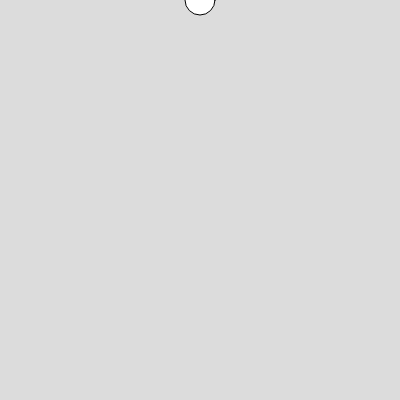
Frame 1 (no input)
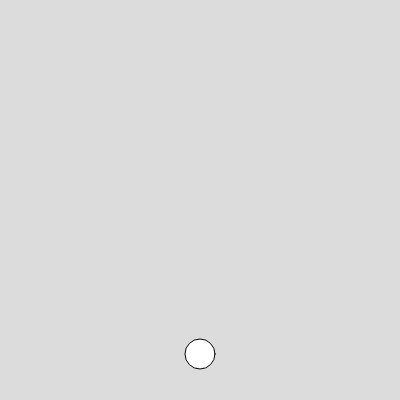
Frame 60 (no input)
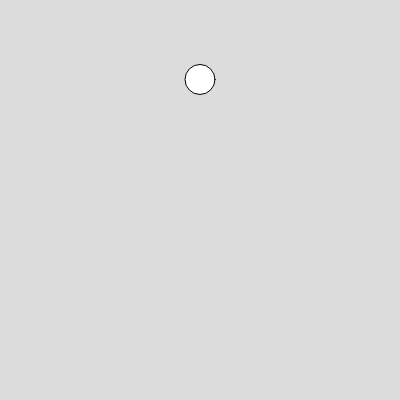
Frame 120 (the mouse pressed at the canvas centre since frame 60)

The p5.js sketch that drew these frames (run headless with seeded random() and noise() and a simulated clock; from frame 60 on, the mouse is pressed at the canvas centre):

// p5.js sketch
// ── sketch.js
let ball;

function setup() {
  createCanvas(400, 400);
  ball = new Ball();
}

function draw() {
  translate(width / 2, 0);
  background(220);
  ball.display();
  ball.update();
}
// ── Ball.js
class Ball {
  constructor(){
    this.pos = createVector(0, 0);
    this.vel = createVector(0, 0);
    this.acc = createVector(0, 0.2);
  }
  
  update() {
    this.vel = this.vel.add(this.acc);
    this.pos = this.pos.add(this.vel);
    this.checkCollision();
  }
  
  checkCollision() {
    if (this.pos.y + 15 > height) {
      this.vel.y = - this.vel.y * 0.9;
      this.pos.y = (height - 15);
    }
  }
  
  display() {
    circle(this.pos.x, this.pos.y, 30);
  }
}
